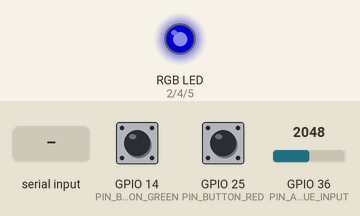
Bench run of a sketch on a simulated ESP32. Parts: an RGB LED mixed from three pins (HIGH = lit). The test bench sets the inputs (shaded band); at power-on: GPIO 14 (PIN_BUTTON_GREEN) HIGH, GPIO 36 (PIN_ANALOG_BLUE_INPUT) = 2048, GPIO 25 (PIN_BUTTON_RED) HIGH. Dim RGB values are drawn brighter than linear; what the sketch prints to the serial monitor is not drawn.

Above: at 1.2 s.
1.3 s: "ledpower " received over Serial
At 2.8 s:
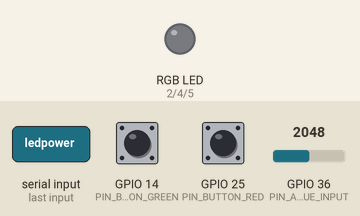
3.8 s: GPIO 14 (PIN_BUTTON_GREEN) pulled LOW for 0.15 s
At 5.0 s:
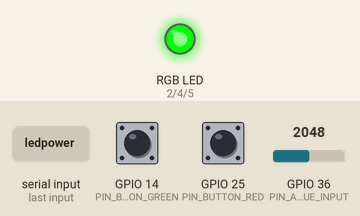
5.4 s: "ledpower -1" received over Serial
At 7.1 s:
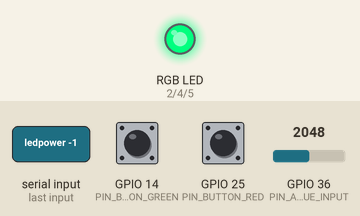
7.9 s: GPIO 36 (PIN_ANALOG_BLUE_INPUT) set to 491
At 8.3 s:
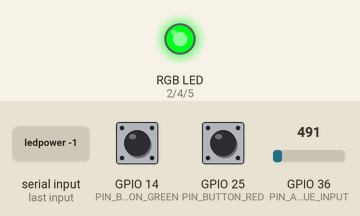
9.4 s: GPIO 25 (PIN_BUTTON_RED) pulled LOW for 0.15 s
At 10.6 s:
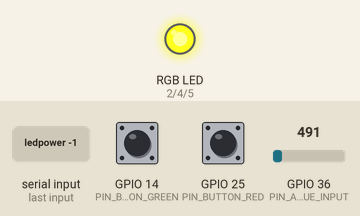
11.0 s: GPIO 36 (PIN_ANALOG_BLUE_INPUT) set to 0
At 11.8 s:
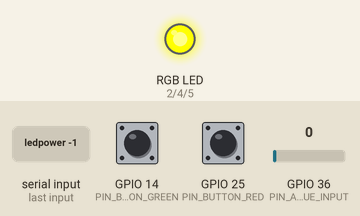
Timing chart, 0 to 13.5 s (numbered marks = the images above; inputs shaded):
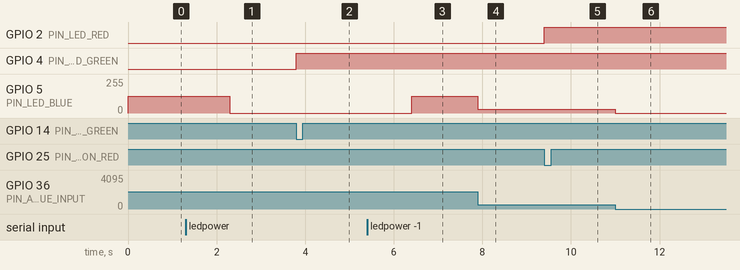

Measured:
- after the input at 1.3 s, GPIO 5 (PIN_LED_BLUE): 127/255 → 0/255 after 1.0 s
- after the input at 3.8 s, GPIO 4 (PIN_LED_GREEN): LOW → HIGH at once
- after the input at 5.4 s, GPIO 5 (PIN_LED_BLUE): 0/255 → 127/255 after 1.0 s
- after the input at 7.9 s, GPIO 5 (PIN_LED_BLUE): 127/255 → 30/255 at once
- after the input at 9.4 s, GPIO 2 (PIN_LED_RED): LOW → HIGH at once
- after the input at 11.0 s, GPIO 5 (PIN_LED_BLUE): 30/255 → 0/255 at once

The sketch:

Inlamningsuppgift_4_DELUPPGIFT_4.ino
```cpp
#define PIN_LED_RED 2
#define PIN_BUTTON_RED 25
#define PIN_LED_GREEN 4
#define PIN_BUTTON_GREEN 14
#define PIN_LED_BLUE 5
#define PIN_ANALOG_BLUE_INPUT 36

//Global variabel
volatile byte ledStateRed = LOW;                                                                //Volatile talar om för kompilatorn att värdet på variabeln kan ändras av något utanför den ordinarie programflödet.
volatile byte ledStateGreen = LOW;                                                              //Volatile säkertställer att förändringar uppdateras korrekt även om det sker utanför void loop().


// Variabler för av-studsning
unsigned long lastDebounceTimeRed = millis();
unsigned long lastDebounceTimeGreen = millis();
unsigned long debounceDelay = 50; //Av-studsningstid i millisekunder

//Potentiometer
bool potentiometerEnabled = true;                                                               //Variabel flagga för att hålla koll på vridpotentiometerns om den är aktiv. Sant eller falsk.
int blueLedPower = 0;                                                                           //Variabel för att lagra den analoga PWM-styrkan hos blå lysdioden

// Interrupt Service Routine (ISR) funktion för RED LED.
void redButtonInterrupt() {                                                                     //Funktion som är en avbrottsutlösare för röda knappen. När knappen trycks ner kommer denna funktion att aktiveras.
  if ((millis() - lastDebounceTimeRed) >= debounceDelay) {                                      //Vv-studsning (debounce) mekanism. Om tidsskillanden mellan föregåend och nu debounce tid är stor då fortsätt med knapptryckning.
    ledStateRed = !ledStateRed;                                                                 //Här vänds LED-tillståndet från LOW to HIGH eller viceversa.
    digitalWrite(PIN_LED_RED, ledStateRed);                                                     //Det beror på vad ledStateRed är så lyser eller släcks lampa nu.
    lastDebounceTimeRed = millis();                                                             //Uppdaterar variabel till aktuella tidsvärde för att jämföra till nästa loop.
  }
}

// Interrupt Service Routine (ISR) funktion för GREEN LED.
void greenButtonInterrupt() {
  if ((millis() - lastDebounceTimeGreen) >= debounceDelay) {
    ledStateGreen = !ledStateGreen; // Vänd LED-tillståndet
    digitalWrite(PIN_LED_GREEN, ledStateGreen);
    lastDebounceTimeGreen = millis();
  }
}

void setup() {
  Serial.begin(921600);                                                                         //Etablera en serial communication med samma baudhastighet tillsammans med arduino IDE.

  //PINMODE LED RED
  pinMode(PIN_LED_RED, OUTPUT);                                                                 //OUTPUT för att vi vill kontrollera utgången dvs. lyset på lampan.
  pinMode(PIN_BUTTON_RED, INPUT_PULLUP);                                                        //Aktivera den inbyggda pull-up motorn
  attachInterrupt(digitalPinToInterrupt(PIN_BUTTON_RED), redButtonInterrupt, FALLING);          //(InterruptVector, ISR, Mode) - Kopplar avbrottmekanism för röda knappen då input går från HIGH till LOW. Knappen är färdigt nertryck.


  //PINMODE LED GREEN
  pinMode(PIN_LED_GREEN, OUTPUT);
  pinMode(PIN_BUTTON_GREEN, INPUT_PULLUP);
  attachInterrupt(digitalPinToInterrupt(PIN_BUTTON_GREEN), greenButtonInterrupt, FALLING);      //Kopplar avbrottmekanism för gröna knappen då input går från HIGH till LOW. Knappen är färdigt nertryck.


  //PINMODE LED BLUE
  pinMode(PIN_LED_BLUE, OUTPUT);
  pinMode(PIN_ANALOG_BLUE_INPUT, INPUT);

  //Starta med alla RED GREEB LED lampor släckta
  digitalWrite(PIN_LED_RED, LOW);
  digitalWrite(PIN_LED_GREEN, LOW);

}

void loop() {

  if (Serial.available()) {                                                                     //Kontrollera om om det finns några inkommande data tillgängliga att läsa från den seriella porten.
    String command = Serial.readString();                                                       //Om det finns data tillgängligt att läsa, läs med readString().
    if(command.startsWith("ledpower ")) {                                                       //Justera PWM-styrkan för BLUE LED med analog värde [0-255].
      if (command == "ledpower -1") {                                                           //kommando för att aktivera vrid förmåga för potentiometer
        potentiometerEnabled = true;                                                            //Aktiviera potentiometer
        Serial.println("POTENTIOMETER ENABLED");
      } else {                                                                                  //Forsätt att justera PWM-styrkan med analog värde
        blueLedPower = command.substring(9).toInt();                                            //från sträng subtrahera bort de för nio tecken och sedan konvertera till integral.
        Serial.print("Blue LED power set to: ");
        Serial.println(blueLedPower);
        potentiometerEnabled = false;                                                           //Potentiometern fortsätter vara oaktiverad.
      }
    }
  }

  //BLUE
  // Vridpotentiometern och styr ljusstyrkan på den blå lysdioden
  if (potentiometerEnabled) {                                                                   //Om det är sant att poterntiometer är aktivierad
    int potentiometerValue = analogRead(PIN_ANALOG_BLUE_INPUT);                                 //Funktionen analogRead läser det analoga värdet frå potentiometer och sparar det i variaberln potentiometerValue.
    int brightness = map(potentiometerValue, 0, 4095, 0, 255);                                  //Funktionen map tar potentiometerValue och mappar värdet från ett ursprunglit intervall till ett nytt intervall. Ursprungliga intervall [0-4095] till nya intervall [0-255].
    analogWrite(PIN_LED_BLUE, brightness);                                                      //Funktionen analogWrite styr och justerar ljusstyrkanvärdet
    Serial.printf("Potentiometer value: %d, Brightness: %d\n", potentiometerValue, brightness);
  } else {                                                                                      //Om det är inte sant att potentiometer är aktivierad då PWM-styrkan definieras med kommandtolken
    analogWrite(PIN_LED_BLUE, blueLedPower);                                                    //Med funktionen analogWrite styrs och justeras ljusstyrkanvärdet
    Serial.printf("Blue LED power set to: %d\n", blueLedPower);
  }
}
```
